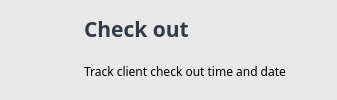
               <widget class="QWidget" name="widget_115" native="true">
                <property name="styleSheet">
                 <string notr="true">background-color: rgb(232, 232, 232);</string>
                </property>
                <layout class="QGridLayout" name="gridLayout_17">
                 <property name="leftMargin">
                  <number>12</number>
                 </property>
                 <item row="1" column="3">
                  <widget class="QLabel" name="label_105">
                   <property name="font">
                    <font>
                     <family>Century Gothic</family>
                    </font>
                   </property>
                   <property name="text">
                    <string>Track client check out time and date</string>
                   </property>
                  </widget>
                 </item>
                 <item row="0" column="3">
                  <widget class="QLabel" name="label_108">
                   <property name="font">
                    <font>
                     <family>Century Gothic</family>
                     <pointsize>16</pointsize>
                     <weight>75</weight>
                     <bold>true</bold>
                    </font>
                   </property>
                   <property name="styleSheet">
                    <string notr="true">color: rgb(49, 58, 70);</string>
                   </property>
                   <property name="text">
                    <string>Check out</string>
                   </property>
                  </widget>
                 </item>
                 <item row="0" column="4">
                  <spacer name="horizontalSpacer_53">
                   <property name="orientation">
                    <enum>Qt::Horizontal</enum>
                   </property>
                   <property name="sizeHint" stdset="0">
                    <size>
                     <width>40</width>
                     <height>20</height>
                    </size>
                   </property>
                  </spacer>
                 </item>
                 <item row="0" column="1" rowspan="2">
                  <widget class="QLabel" name="label_4">
                   <property name="minimumSize">
                    <size>
                     <width>56</width>
                     <height>56</height>
                    </size>
                   </property>
                   <property name="maximumSize">
                    <size>
                     <width>56</width>
                     <height>56</height>
                    </size>
                   </property>
                   <property name="text">
                    <string/>
                   </property>
                   <property name="pixmap">
                    <pixmap>black door.png</pixmap>
                   </property>
                   <property name="scaledContents">
                    <bool>true</bool>
                   </property>
                  </widget>
                 </item>
                 <item row="0" column="2">
                  <spacer name="horizontalSpacer_13">
                   <property name="orientation">
                    <enum>Qt::Horizontal</enum>
                   </property>
                   <property name="sizeType">
                    <enum>QSizePolicy::Fixed</enum>
                   </property>
                   <property name="sizeHint" stdset="0">
                    <size>
                     <width>10</width>
                     <height>20</height>
                    </size>
                   </property>
                  </spacer>
                 </item>
                </layout>
               </widget>
